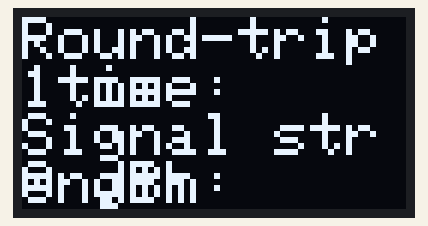
Recording of a program running on a simulated ESP32. On the bench: 128×64 one-colour display.

Above: at 0.1 s.
At 20.2 s:
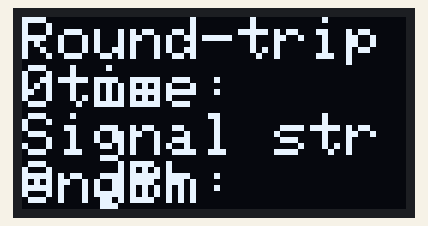

The program:

main.cpp
```cpp
// Sender board code with OLED display
#include <Arduino.h>
#include <WiFi.h>
#include <Wire.h>
#include <Adafruit_GFX.h>
#include <Adafruit_SSD1306.h>
#include "esp_now.h"

#define OLED_RESET -1
const uint8_t RECEIVER_MAC_ADDRESS[] = {0x30, 0xAE, 0xA4, 0x43, 0x03, 0x38};
Adafruit_SSD1306 display(OLED_RESET);

void setup() {
  // Initialize OLED display
  if (!display.begin(SSD1306_SWITCHCAPVCC, 0x3C)) {
    Serial.println(F("SSD1306 allocation failed"));
    return;
  }
  display.clearDisplay();
  display.setTextColor(SSD1306_WHITE);
  display.setTextSize(2);
  display.setCursor(0, 0);
  display.println("Sender board");
  display.display();

  // Initialize ESPNow
  if (esp_now_init() != ESP_OK) {
    Serial.println("Error initializing ESPNow");
    return;
  }

  // Set up ESPNow peer
  esp_now_peer_info_t peer;
  memset(&peer, 0, sizeof(esp_now_peer_info_t));
  memcpy(peer.peer_addr, RECEIVER_MAC_ADDRESS, 6);
  peer.channel = 0;
  peer.ifidx = WiFi.getMode() == WIFI_MODE_AP ? WIFI_IF_AP : WIFI_IF_STA;
  peer.encrypt = false;
  if (esp_now_add_peer(&peer) != ESP_OK) {
    Serial.println("Error adding ESPNow peer");
    return;
  }
}

void loop() {
  // Create packet to send
  uint8_t data[] = {0x01, 0x02, 0x03};

  // Send packet and wait for acknowledgement
  uint32_t start_time = millis();
  esp_err_t result = esp_now_send(RECEIVER_MAC_ADDRESS, data, sizeof(data));
  if (result == ESP_OK) {
    uint8_t ack_data[] = {0x04, 0x05, 0x06};
    esp_now_send(RECEIVER_MAC_ADDRESS, ack_data, sizeof(ack_data));
    uint32_t end_time = millis();
    uint32_t elapsed_time = end_time - start_time;
    display.clearDisplay();
    display.setCursor(0, 0);
    display.print("Round-trip time:");
    display.setCursor(0, 16);
    display.print(elapsed_time);
    display.print(" ms");
    display.setCursor(0, 32);
    display.print("Signal strength:");
    display.setCursor(0, 48);
    display.print(WiFi.RSSI());
    display.print(" dBm");
    display.display();
  } else {
    Serial.println("Error sending ESPNow packet");
  }

  delay(5000);
}
```

Measured:
- what the display in image 0 shows lasts 5.0 s, from 0.1 s to 5.1 s
